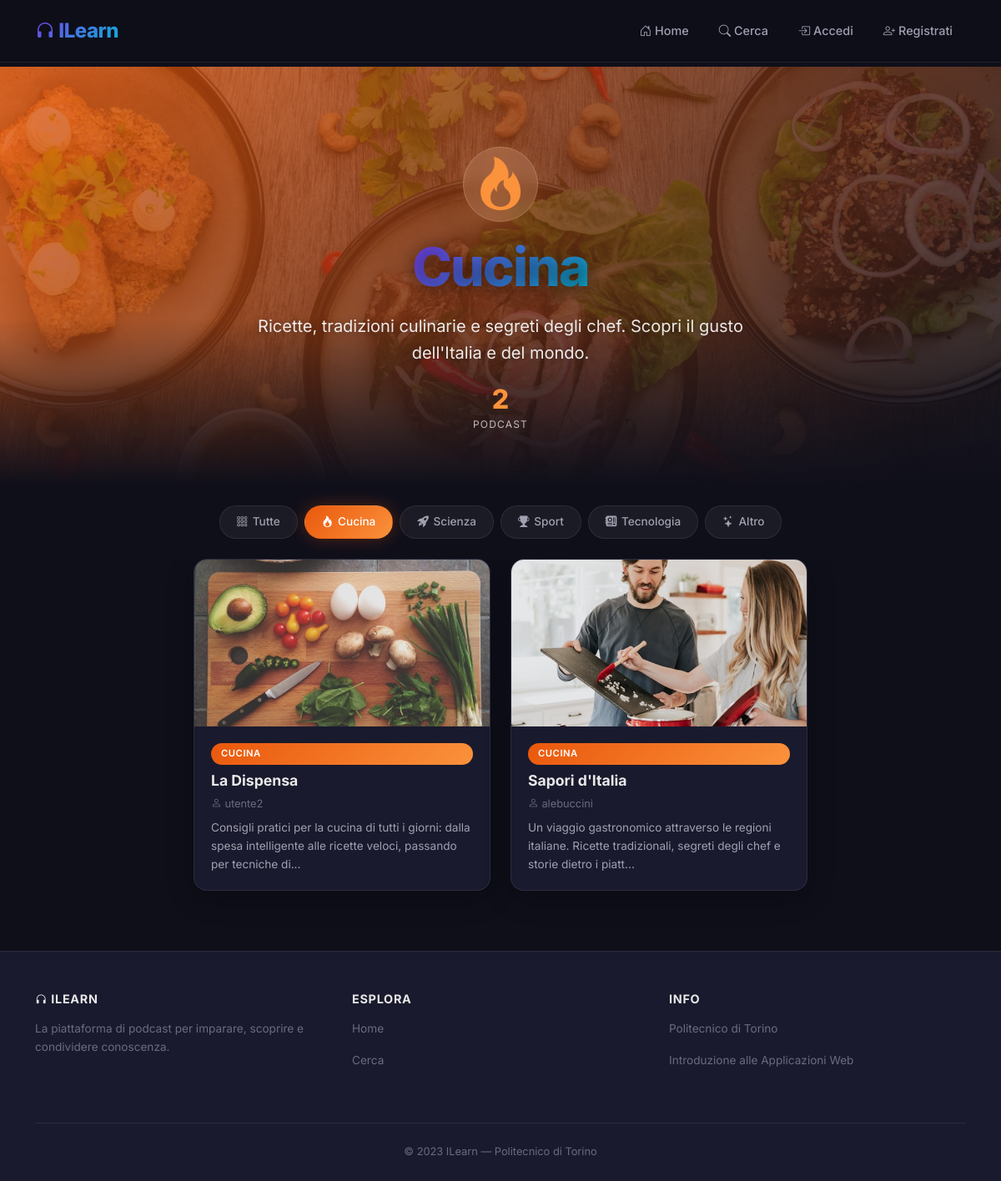
/categoria/cucina, run on the app's committed database.
### tables this page shows
CREATE TABLE "PODCAST" (
	"podcast_id"	INTEGER NOT NULL,
	"Titolo"	TEXT NOT NULL,
	"Descrizione"	TEXT NOT NULL,
	"Categoria"	TEXT NOT NULL,
	"utente_id"	INTEGER NOT NULL,
	"Estensione"	TEXT NOT NULL,
	PRIMARY KEY("podcast_id" AUTOINCREMENT),
	FOREIGN KEY("utente_id") REFERENCES "UTENTI"("ID") ON DELETE CASCADE
);

CREATE TABLE "UTENTI" (
	"ID"	INTEGER NOT NULL,
	"Email"	TEXT NOT NULL,
	"Username"	TEXT NOT NULL,
	"Password"	TEXT NOT NULL,
	"Tipo"	INTEGER NOT NULL,
	PRIMARY KEY("ID" AUTOINCREMENT)
);

### app.py (the view)
@app.route('/categoria/<nome_categoria>')
def categoria(nome_categoria):
    categorie_valide = {'cucina': 'Cucina', 'scienza': 'Scienza', 'sport': 'Sport', 'tecnologia': 'Tecnologia', 'altro': 'Altro'}
    if nome_categoria.lower() not in categorie_valide:
        return render_template('errori.html', titolo='404', testo='Categoria non trovata.'), 404
    nome_display = categorie_valide[nome_categoria.lower()]
    page = request.args.get('page', 1, type=int)
    if page < 1:
        page = 1
    podcasts, total, total_pages = db_interaction.get_podcasts_by_categoria_paginated(nome_categoria.lower(), page)
    categorie = ['Cucina', 'Scienza', 'Sport', 'Tecnologia', 'Altro']
    ratings = db_interaction.get_podcasts_con_valutazioni()
    if current_user.is_authenticated:
        isactive = True
        userid = current_user.get_id()
        user = db_interaction.get_user_by_id(userid)
        return render_template('categoria.html', podcasts=podcasts, user=user, isactive=isactive,
                               categoria=nome_display, categoria_slug=nome_categoria.lower(),
                               categorie=categorie, ratings=ratings, page=page, total_pages=total_pages)
    else:
        isactive = False
        return render_template('categoria.html', podcasts=podcasts, isactive=isactive,
                               categoria=nome_display, categoria_slug=nome_categoria.lower(),
                               categorie=categorie, ratings=ratings, page=page, total_pages=total_pages)

### db_interaction.py (called while the page is built)
def get_podcasts_con_valutazioni():
    conn = sqlite3.connect('db/podcast.db')
    conn.row_factory = sqlite3.Row
    cursor = conn.cursor()
    cursor.execute('''
        SELECT P.podcast_id, AVG(V.Voto) as media, COUNT(V.Voto) as totale
        FROM PODCAST P
        LEFT JOIN VALUTAZIONI V ON P.podcast_id = V.podcast_id
        GROUP BY P.podcast_id
    ''')
    result = cursor.fetchall()
    cursor.close()
    conn.close()
    ratings = {}
    for row in result:
        ratings[row['podcast_id']] = {
            'media': round(row['media'], 1) if row['media'] else 0,
            'totale': row['totale']
        }
    return ratings

def get_podcasts_by_categoria_paginated(categoria, page=1, per_page=9):
    conn = sqlite3.connect('db/podcast.db')
    conn.row_factory = sqlite3.Row
    cursor = conn.cursor()
    cursor.execute('SELECT COUNT(*) as total FROM PODCAST WHERE Categoria = ?', (categoria,))
    total = cursor.fetchone()['total']
    offset = (page - 1) * per_page
    cursor.execute('''
        SELECT * FROM PODCAST, UTENTI
        WHERE PODCAST.utente_id = UTENTI.ID AND PODCAST.Categoria = ?
        ORDER BY PODCAST.podcast_id DESC
        LIMIT ? OFFSET ?
    ''', (categoria, per_page, offset))
    podcasts = cursor.fetchall()
    cursor.close()
    conn.close()
    import math
    total_pages = math.ceil(total / per_page) if total > 0 else 1
    return podcasts, total, total_pages

### templates/categoria.html (shortened to what this page needs)
{% extends "base.html" %}
{% block hero %}
<section class="category-hero category-{{ categoria_slug }}" id="category-page" data-category="{{ categoria_slug }}">
    <div id="cat-particles"></div>
    <div class="hero-content text-center" data-aos="fade-up" data-aos-duration="1000">
        <div class="category-icon mx-auto">
            {% if categoria_slug == 'cucina' %}
            <i class="bi bi-fire"></i>
            {% elif categoria_slug == 'scienza' %}
            <i class="bi bi-rocket-takeoff-fill"></i>
            {% elif categoria_slug == 'sport' %}
            <i class="bi bi-trophy-fill"></i>
            {% elif categoria_slug == 'tecnologia' %}
            <i class="bi bi-motherboard-fill"></i>
            {% elif categoria_slug == 'altro' %}
            <i class="bi bi-stars"></i>
            {% endif %}
        </div>
        <h1 class="hero-title">
            <span class="text-gradient">{{ categoria }}</span>
        </h1>
        <p class="hero-subtitle mx-auto">
            {% if categoria_slug == 'cucina' %}
            Ricette, tradizioni culinarie e segreti degli chef. Scopri il gusto dell'Italia e del mondo.
            {% elif categoria_slug == 'scienza' %}
            Dalle stelle ai laboratori: esplora le frontiere della conoscenza umana.
            {% elif categoria_slug == 'sport' %}
            Adrenalina, competizione e storie di atleti straordinari. Vivi lo sport a 360 gradi.
            {% elif categoria_slug == 'tecnologia' %}
            Innovazione, digitale e futuro. Resta al passo con il mondo tech che evolve ogni giorno.
            {% elif categoria_slug == 'altro' %}
            Filosofia, viaggi, cultura e tutto cio' che non rientra nelle categorie classiche.
            {% endif %}
        </p>
        <div class="category-stats mx-auto" data-aos="fade-up" data-aos-delay="200">
            <div class="category-stat">
                <div class="category-stat-number">{{ podcasts|length }}</div>
                <div class="category-stat-label">Podcast</div>
            </div>
        </div>
    </div>
</section>
{% endblock %}
{% block content %}
<div class="pill-filter-container category-{{ categoria_slug }}" data-aos="fade-up">
    <a href="{{ url_for('home') }}" class="pill-filter cat-pill">
        <i class="bi bi-grid-3x3-gap"></i> Tutte
    </a>
    {% for cat in categorie %}
    <a href="{{ url_for('categoria', nome_categoria=cat.lower()) }}"
       class="pill-filter cat-pill cat-pill-{{ cat.lower() }} {% if cat.lower() == categoria_slug %}active{% endif %}">
        {% if cat.lower() == 'cucina' %}<i class="bi bi-fire"></i>
        {% elif cat.lower() == 'scienza' %}<i class="bi bi-rocket-takeoff-fill"></i>
        {% elif cat.lower() == 'sport' %}<i class="bi bi-trophy-fill"></i>
        {% elif cat.lower() == 'tecnologia' %}<i class="bi bi-motherboard-fill"></i>
        {% elif cat.lower() == 'altro' %}<i class="bi bi-stars"></i>
        {% endif %} {{ cat }}
    </a>
    {% endfor %}
</div>
{% if podcasts %}
<div class="row row-cols-1 row-cols-md-2 row-cols-lg-3 g-4 pb-4 card-grid category-{{ categoria_slug }} justify-content-center">
    {% for podcast in podcasts %}
    <div class="col" data-aos="fade-up" data-aos-delay="{{ loop.index0 * 150 }}">
        <article class="glass-card">
            <div class="card-img-wrapper">
                <a href="{{ url_for('podcast', podcast_id=podcast.podcast_id) }}">
                    <img class="card-img-top"
                         src="{{ url_for('static', filename='podcast' + podcast.podcast_id|string + podcast.Estensione) }}"
                         alt="Immagine del podcast {{ podcast.Titolo }}">
                </a>
            </div>
            <div class="card-body">
                <span class="badge-category mb-2">{{ podcast.Categoria }}</span>
                <h5 class="card-title">
                    <a href="{{ url_for('podcast', podcast_id=podcast.podcast_id) }}">{{ podcast.Titolo }}</a>
                </h5>
                <p class="card-author"><i class="bi bi-person"></i> {{ podcast.Username }}</p>
                <p class="card-text">{{ podcast.Descrizione[:120] }}{% if podcast.Descrizione|length > 120 %}...{% endif %}</p>
            </div>
        </article>
    </div>
    {% endfor %}
</div>
{% endif %}
<div class="pb-5"></div>
{% endblock %}

### data on the page
PODCAST: podcast_id+Estensione (picture), Categoria "CUCINA", Titolo "La Dispensa", Username "utente2", Descrizione "Consigli pratici per la cucina di tutti i giorni: dalla spesa intelligente alle ricette veloci, passando per tecniche di"
PODCAST: podcast_id+Estensione (picture), Categoria "CUCINA", Titolo "Sapori d'Italia", Username "alebuccini", Descrizione "Un viaggio gastronomico attraverso le regioni italiane. Ricette tradizionali, segreti degli chef e storie dietro i piatt"

### other printed values
{{ categoria }} "Cucina"
{{ podcasts|length }} "2"
{{ cat }} "Cucina" "Scienza" "Sport" "Tecnologia" "Altro"
